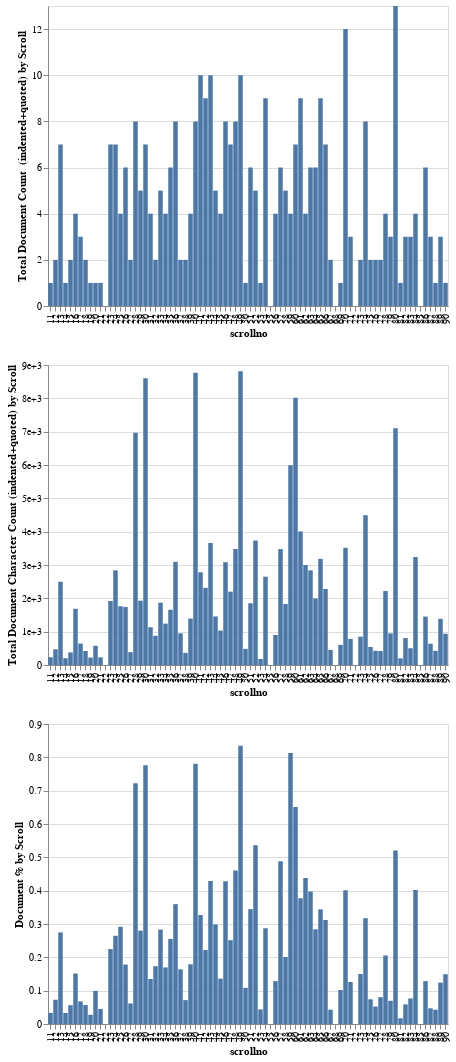

The cell this chart's notebook holds for it:
### Code cell
chartDocsByScroll(dfBios, 'HouHanShu')

### Figure 1 — Vega-Lite specification as saved in the notebook (floating-point values rounded to 4 significant figures)
{"$schema": "https://vega.github.io/schema/vega-lite/v3.3.0.json", "config": {"mark": {"tooltip": null}, "view": {"height": 300, "width": 400}}, "datasets": {"data-2ef33579f4404590d9237991fb31cb23": [{"DocsChar": 233, "scrollno": 11}, {"DocsChar": 471, "scrollno": 12}, {"DocsChar": 2498, "scrollno": 13}, {"DocsChar": 203, "scrollno": 14}, {"DocsChar": 377, "scrollno": 15}, {"DocsChar": 1687, "scrollno": 16}, {"DocsChar": 644, "scrollno": 17}, {"DocsChar": 420, "scrollno": 18}, {"DocsChar": 222, "scrollno": 19}, {"DocsChar": 576, "scrollno": 20}, {"DocsChar": 230, "scrollno": 21}, {"DocsChar": 0, "scrollno": 22}, {"DocsChar": 1920, "scrollno": 23}, {"DocsChar": 2839, "scrollno": 24}, {"DocsChar": 1763, "scrollno": 25}, {"DocsChar": 1739, "scrollno": 26}, {"DocsChar": 386, "scrollno": 27}, {"DocsChar": 6968, "scrollno": 28}, {"DocsChar": 1929, "scrollno": 29}, {"DocsChar": 8604, "scrollno": 30}, {"DocsChar": 1134, "scrollno": 31}, {"DocsChar": 877, "scrollno": 32}, {"DocsChar": 1868, "scrollno": 33}, {"DocsChar": 1241, "scrollno": 34}, {"DocsChar": 1657, "scrollno": 35}, {"DocsChar": 3095, "scrollno": 36}, {"DocsChar": 950, "scrollno": 37}, {"DocsChar": 364, "scrollno": 38}, {"DocsChar": 1393, "scrollno": 39}, {"DocsChar": 8770, "scrollno": 40}, {"DocsChar": 2782, "scrollno": 41}, {"DocsChar": 2315, "scrollno": 42}, {"DocsChar": 3661, "scrollno": 43}, {"DocsChar": 1458, "scrollno": 44}, {"DocsChar": 1033, "scrollno": 45}, {"DocsChar": 3084, "scrollno": 46}, {"DocsChar": 2201, "scrollno": 47}, {"DocsChar": 3481, "scrollno": 48}, {"DocsChar": 8810, "scrollno": 49}, {"DocsChar": 484, "scrollno": 50}, {"DocsChar": 1852, "scrollno": 51}, {"DocsChar": 3733, "scrollno": 52}, {"DocsChar": 179, "scrollno": 53}, {"DocsChar": 2650, "scrollno": 54}, {"DocsChar": 0, "scrollno": 55}, {"DocsChar": 902, "scrollno": 56}, {"DocsChar": 3477, "scrollno": 57}, {"DocsChar": 1831, "scrollno": 58}, {"DocsChar": 5996, "scrollno": 59}, {"DocsChar": 8017, "scrollno": 60}, {"DocsChar": 4005, "scrollno": 61}, {"DocsChar": 2999, "scrollno": 62}, {"DocsChar": 2840, "scrollno": 63}, {"DocsChar": 1997, "scrollno": 64}, {"DocsChar": 3184, "scrollno": 65}, {"DocsChar": 2280, "scrollno": 66}, {"DocsChar": 452, "scrollno": 67}, {"DocsChar": 0, "scrollno": 68}, {"DocsChar": 603, "scrollno": 69}, {"DocsChar": 3515, "scrollno": 70}, {"DocsChar": 784, "scrollno": 71}, {"DocsChar": 0, "scrollno": 72}, {"DocsChar": 850, "scrollno": 73}, {"DocsChar": 4492, "scrollno": 74}, {"DocsChar": 540, "scrollno": 75}, {"DocsChar": 427, "scrollno": 76}, {"DocsChar": 419, "scrollno": 77}, {"DocsChar": 2219, "scrollno": 78}, {"DocsChar": 949, "scrollno": 79}, {"DocsChar": 7099, "scrollno": 80}, {"DocsChar": 199, "scrollno": 81}, {"DocsChar": 807, "scrollno": 82}, {"DocsChar": 503, "scrollno": 83}, {"DocsChar": 3238, "scrollno": 84}, {"DocsChar": 0, "scrollno": 85}, {"DocsChar": 1453, "scrollno": 86}, {"DocsChar": 638, "scrollno": 87}, {"DocsChar": 426, "scrollno": 88}, {"DocsChar": 1386, "scrollno": 89}, {"DocsChar": 938, "scrollno": 90}], "data-9490edec9fb2851a3210edf8eadf5932": [{"Docs": 1, "scrollno": 11}, {"Docs": 2, "scrollno": 12}, {"Docs": 7, "scrollno": 13}, {"Docs": 1, "scrollno": 14}, {"Docs": 2, "scrollno": 15}, {"Docs": 4, "scrollno": 16}, {"Docs": 3, "scrollno": 17}, {"Docs": 2, "scrollno": 18}, {"Docs": 1, "scrollno": 19}, {"Docs": 1, "scrollno": 20}, {"Docs": 1, "scrollno": 21}, {"Docs": 0, "scrollno": 22}, {"Docs": 7, "scrollno": 23}, {"Docs": 7, "scrollno": 24}, {"Docs": 4, "scrollno": 25}, {"Docs": 6, "scrollno": 26}, {"Docs": 2, "scrollno": 27}, {"Docs": 8, "scrollno": 28}, {"Docs": 5, "scrollno": 29}, {"Docs": 7, "scrollno": 30}, {"Docs": 4, "scrollno": 31}, {"Docs": 2, "scrollno": 32}, {"Docs": 5, "scrollno": 33}, {"Docs": 4, "scrollno": 34}, {"Docs": 6, "scrollno": 35}, {"Docs": 8, "scrollno": 36}, {"Docs": 2, "scrollno": 37}, {"Docs": 2, "scrollno": 38}, {"Docs": 4, "scrollno": 39}, {"Docs": 8, "scrollno": 40}, {"Docs": 10, "scrollno": 41}, {"Docs": 9, "scrollno": 42}, {"Docs": 10, "scrollno": 43}, {"Docs": 5, "scrollno": 44}, {"Docs": 4, "scrollno": 45}, {"Docs": 8, "scrollno": 46}, {"Docs": 7, "scrollno": 47}, {"Docs": 8, "scrollno": 48}, {"Docs": 10, "scrollno": 49}, {"Docs": 1, "scrollno": 50}, {"Docs": 6, "scrollno": 51}, {"Docs": 5, "scrollno": 52}, {"Docs": 1, "scrollno": 53}, {"Docs": 9, "scrollno": 54}, {"Docs": 0, "scrollno": 55}, {"Docs": 4, "scrollno": 56}, {"Docs": 6, "scrollno": 57}, {"Docs": 5, "scrollno": 58}, {"Docs": 4, "scrollno": 59}, {"Docs": 7, "scrollno": 60}, {"Docs": 9, "scrollno": 61}, {"Docs": 4, "scrollno": 62}, {"Docs": 6, "scrollno": 63}, {"Docs": 6, "scrollno": 64}, {"Docs": 9, "scrollno": 65}, {"Docs": 7, "scrollno": 66}, {"Docs": 2, "scrollno": 67}, {"Docs": 0, "scrollno": 68}, {"Docs": 1, "scrollno": 69}, {"Docs": 12, "scrollno": 70}, {"Docs": 3, "scrollno": 71}, {"Docs": 0, "scrollno": 72}, {"Docs": 2, "scrollno": 73}, {"Docs": 8, "scrollno": 74}, {"Docs": 2, "scrollno": 75}, {"Docs": 2, "scrollno": 76}, {"Docs": 2, "scrollno": 77}, {"Docs": 4, "scrollno": 78}, {"Docs": 3, "scrollno": 79}, {"Docs": 13, "scrollno": 80}, {"Docs": 1, "scrollno": 81}, {"Docs": 3, "scrollno": 82}, {"Docs": 3, "scrollno": 83}, {"Docs": 4, "scrollno": 84}, {"Docs": 0, "scrollno": 85}, {"Docs": 6, "scrollno": 86}, {"Docs": 3, "scrollno": 87}, {"Docs": 1, "scrollno": 88}, {"Docs": 3, "scrollno": 89}, {"Docs": 1, "scrollno": 90}], "data-9f143bac596f9b6d9e1c81077d33d115": [{"DocsPercentM": 0.03323, "scrollno": 11}, {"DocsPercentM": 0.07285, "scrollno": 12}, {"DocsPercentM": 0.2748, "scrollno": 13}, {"DocsPercentM": 0.03314, "scrollno": 14}, {"DocsPercentM": 0.05637, "scrollno": 15}, {"DocsPercentM": 0.1514, "scrollno": 16}, {"DocsPercentM": 0.06785, "scrollno": 17}, {"DocsPercentM": 0.05697, "scrollno": 18}, {"DocsPercentM": 0.02761, "scrollno": 19}, {"DocsPercentM": 0.09948, "scrollno": 20}, {"DocsPercentM": 0.04518, "scrollno": 21}, {"DocsPercentM": 0, "scrollno": 22}, {"DocsPercentM": 0.2247, "scrollno": 23}, {"DocsPercentM": 0.2647, "scrollno": 24}, {"DocsPercentM": 0.2916, "scrollno": 25}, {"DocsPercentM": 0.1783, "scrollno": 26}, {"DocsPercentM": 0.0617, "scrollno": 27}, {"DocsPercentM": 0.7223, "scrollno": 28}, {"DocsPercentM": 0.2801, "scrollno": 29}, {"DocsPercentM": 0.7761, "scrollno": 30}, {"DocsPercentM": 0.135, "scrollno": 31}, {"DocsPercentM": 0.1734, "scrollno": 32}, {"DocsPercentM": 0.2833, "scrollno": 33}, {"DocsPercentM": 0.1697, "scrollno": 34}, {"DocsPercentM": 0.2554, "scrollno": 35}, {"DocsPercentM": 0.3596, "scrollno": 36}, {"DocsPercentM": 0.1638, "scrollno": 37}, {"DocsPercentM": 0.07167, "scrollno": 38}, {"DocsPercentM": 0.1792, "scrollno": 39}, {"DocsPercentM": 0.7805, "scrollno": 40}, {"DocsPercentM": 0.3269, "scrollno": 41}, {"DocsPercentM": 0.222, "scrollno": 42}, {"DocsPercentM": 0.4292, "scrollno": 43}, {"DocsPercentM": 0.2988, "scrollno": 44}, {"DocsPercentM": 0.136, "scrollno": 45}, {"DocsPercentM": 0.4282, "scrollno": 46}, {"DocsPercentM": 0.2515, "scrollno": 47}, {"DocsPercentM": 0.4608, "scrollno": 48}, {"DocsPercentM": 0.8344, "scrollno": 49}, {"DocsPercentM": 0.1084, "scrollno": 50}, {"DocsPercentM": 0.3445, "scrollno": 51}, {"DocsPercentM": 0.5362, "scrollno": 52}, {"DocsPercentM": 0.04378, "scrollno": 53}, {"DocsPercentM": 0.2871, "scrollno": 54}, {"DocsPercentM": 0, "scrollno": 55}, {"DocsPercentM": 0.1287, "scrollno": 56}, {"DocsPercentM": 0.4881, "scrollno": 57}, {"DocsPercentM": 0.2011, "scrollno": 58}, {"DocsPercentM": 0.8128, "scrollno": 59}, {"DocsPercentM": 0.651, "scrollno": 60}, {"DocsPercentM": 0.3772, "scrollno": 61}, {"DocsPercentM": 0.438, "scrollno": 62}, {"DocsPercentM": 0.3973, "scrollno": 63}, {"DocsPercentM": 0.2842, "scrollno": 64}, {"DocsPercentM": 0.344, "scrollno": 65}, {"DocsPercentM": 0.3121, "scrollno": 66}, {"DocsPercentM": 0.04299, "scrollno": 67}, {"DocsPercentM": 0, "scrollno": 68}, {"DocsPercentM": 0.102, "scrollno": 69}, {"DocsPercentM": 0.4011, "scrollno": 70}, {"DocsPercentM": 0.126, "scrollno": 71}, {"DocsPercentM": 0, "scrollno": 72}, {"DocsPercentM": 0.15, "scrollno": 73}, {"DocsPercentM": 0.3175, "scrollno": 74}, {"DocsPercentM": 0.07406, "scrollno": 75}, {"DocsPercentM": 0.05232, "scrollno": 76}, {"DocsPercentM": 0.08047, "scrollno": 77}, {"DocsPercentM": 0.2056, "scrollno": 78}, {"DocsPercentM": 0.06962, "scrollno": 79}, {"DocsPercentM": 0.5206, "scrollno": 80}, {"DocsPercentM": 0.01709, "scrollno": 81}, {"DocsPercentM": 0.05878, "scrollno": 82}, {"DocsPercentM": 0.07658, "scrollno": 83}, {"DocsPercentM": 0.402, "scrollno": 84}, {"DocsPercentM": 0, "scrollno": 85}, {"DocsPercentM": 0.1286, "scrollno": 86}, {"DocsPercentM": 0.0471, "scrollno": 87}, {"DocsPercentM": 0.04285, "scrollno": 88}, {"DocsPercentM": 0.1242, "scrollno": 89}, {"DocsPercentM": 0.1494, "scrollno": 90}]}, "vconcat": [{"data": {"name": "data-9490edec9fb2851a3210edf8eadf5932"}, "encoding": {"x": {"field": "scrollno", "type": "ordinal"}, "y": {"axis": {"format": "", "title": "Total Document Count \n(indented+quoted) by Scroll"}, "field": "Docs", "type": "quantitative"}}, "mark": "bar"}, {"data": {"name": "data-2ef33579f4404590d9237991fb31cb23"}, "encoding": {"x": {"field": "scrollno", "type": "ordinal"}, "y": {"axis": {"format": "", "title": "Total Document Character Count (indented+quoted) by Scroll"}, "field": "DocsChar", "type": "quantitative"}}, "mark": "bar"}, {"data": {"name": "data-9f143bac596f9b6d9e1c81077d33d115"}, "encoding": {"x": {"field": "scrollno", "type": "ordinal"}, "y": {"axis": {"format": "", "title": "Document % by Scroll"}, "field": "DocsPercentM", "type": "quantitative"}}, "mark": "bar"}]}
